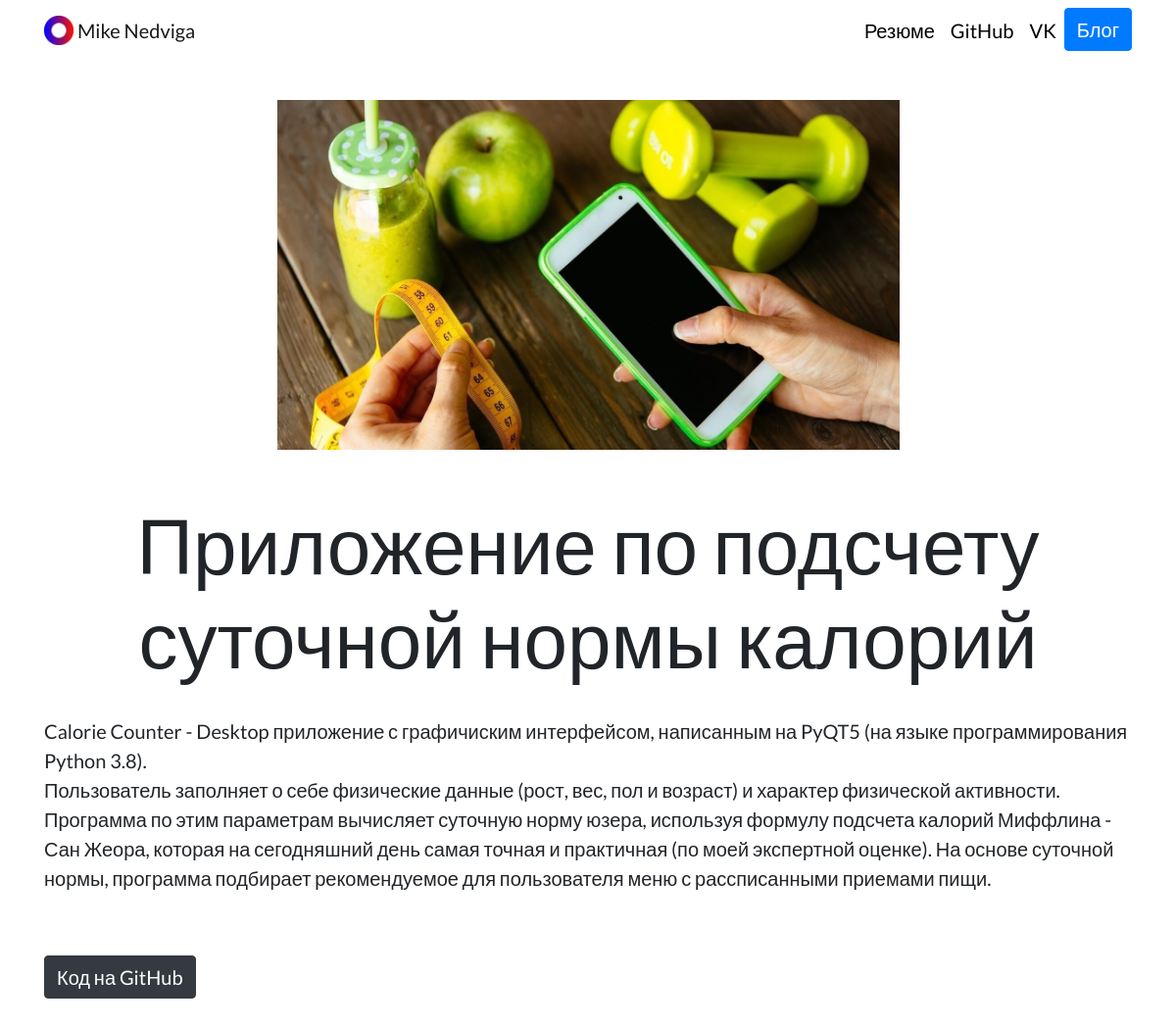
Before: /4/ with the older database file.
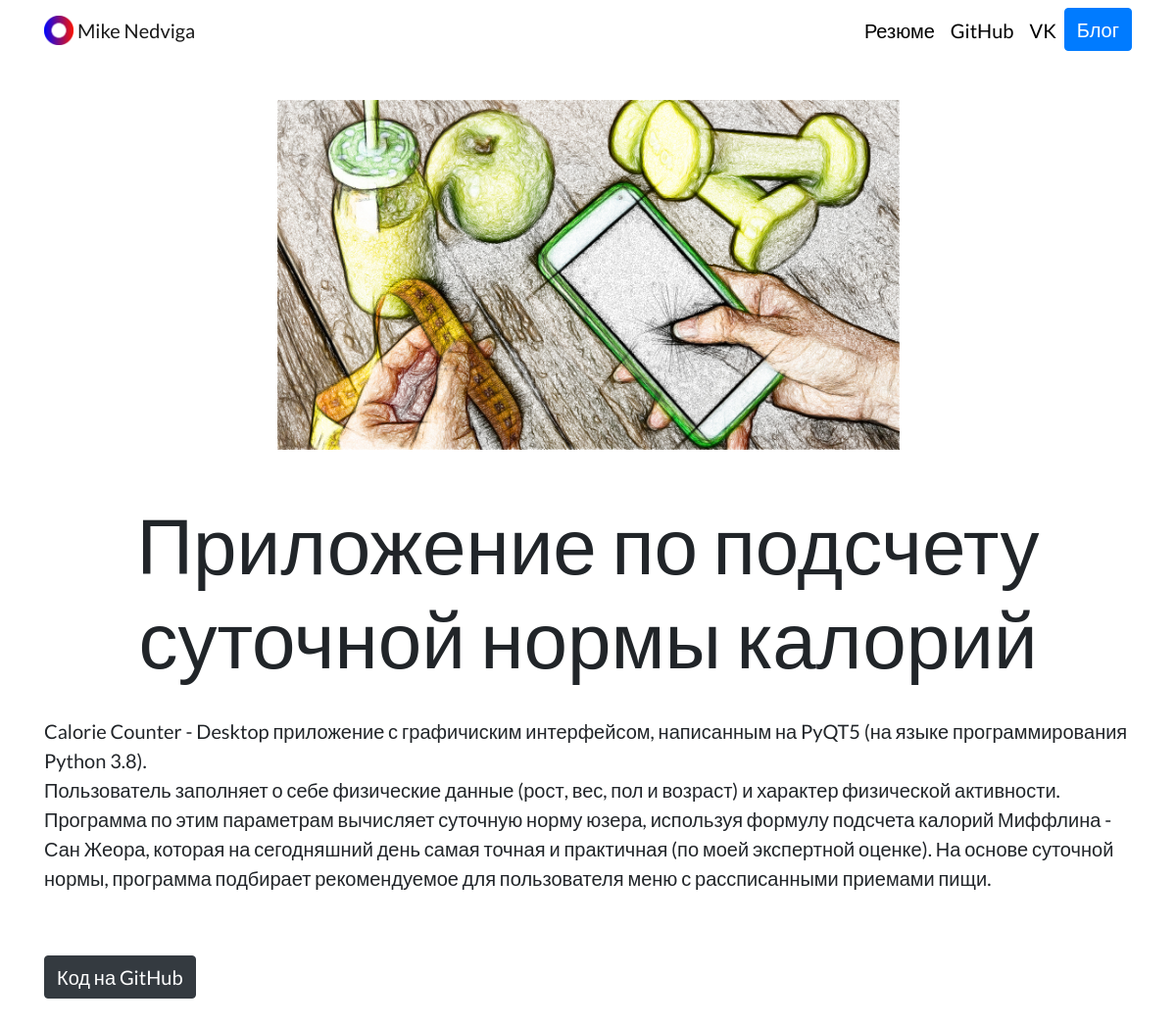
After: the same page with the newer database file.
### portfolio/models.py (models this page shows, shortened)
class Project(models.Model):
    title = models.CharField(max_length=100)
    description = models.CharField(max_length=250)
    image = models.ImageField(upload_to='portfolio/images/')
    content = models.TextField(default='< Описания пока нет, но в скором времени появится >')
    url = models.URLField(blank=True)

### portfolio/views.py (the view)
# urls.py: path('<int:project_id>/', views.detail, name='detail')
def detail(request, project_id):
    project = get_object_or_404(Project, pk=project_id)
    return render(request, 'portfolio/detail.html', {'project': project})

### portfolio/templates/portfolio/detail.html (shortened to what this page needs)
{% extends "portfolio/base.html" %}
{% load static %}
{% block content %}
    <br>
    <div class="row justify-content-center my-3">
        <div class="col-11 col-md-7">
            <img src="{{ project.image.url }}" class="img-fluid">
        </div>
    </div>
    <h1 class="text-center mt-5" id="projectdetailtitle">{{ project.title }}</h1><br>
    <p id="content">{{ project.content|safe }}</p>
    <br><br>
    {% if project.url %}
        <div class="text-left">
        <a href="{{ project.url }}" target="_blank">
            {% if "github.com" in project.url %}
                <button type="button" class="btn btn-dark">Код на GitHub</button>
            {% elif "disk.yandex" in project.url %}
                <button type="button" class="btn btn-warning">Готовые работы на Яндекс.Диске</button>
            {% endif %}
        </a>
        </div>
    {% endif %}
    <br><br><br><br><br>
{% endblock %}

Changed rows visible on the page:
changed Project "Приложение по подсчету суточной нормы калорий": image: a different picture
